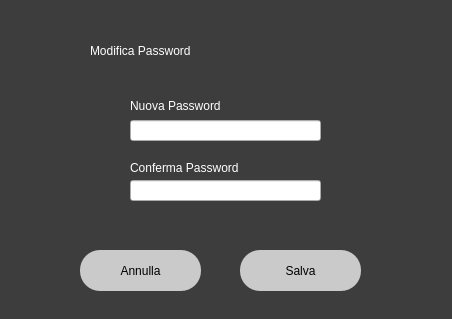
<?xml version="1.0" encoding="UTF-8"?>
<ui version="4.0">
 <class>Dialog</class>
 <widget class="QDialog" name="Dialog">
  <property name="geometry">
   <rect>
    <x>0</x>
    <y>0</y>
    <width>452</width>
    <height>319</height>
   </rect>
  </property>
  <property name="windowTitle">
   <string>Dialog</string>
  </property>
  <property name="styleSheet">
   <string notr="true">QDialog#Dialog{
background-color: rgb(61, 61, 61);}</string>
  </property>
  <widget class="QLabel" name="label">
   <property name="geometry">
    <rect>
     <x>90</x>
     <y>10</y>
     <width>321</width>
     <height>81</height>
    </rect>
   </property>
   <property name="styleSheet">
    <string notr="true">color: rgb(255, 255, 255);
font: 26pt &quot;MS Shell Dlg 2&quot;;</string>
   </property>
   <property name="text">
    <string>Modifica Password</string>
   </property>
  </widget>
  <widget class="QLineEdit" name="password_lineEdit">
   <property name="geometry">
    <rect>
     <x>130</x>
     <y>120</y>
     <width>191</width>
     <height>21</height>
    </rect>
   </property>
   <property name="text">
    <string/>
   </property>
  </widget>
  <widget class="QLineEdit" name="confirm_password_lineEdit">
   <property name="geometry">
    <rect>
     <x>130</x>
     <y>180</y>
     <width>191</width>
     <height>21</height>
    </rect>
   </property>
   <property name="text">
    <string/>
   </property>
  </widget>
  <widget class="QLabel" name="label_2">
   <property name="geometry">
    <rect>
     <x>130</x>
     <y>95</y>
     <width>121</width>
     <height>21</height>
    </rect>
   </property>
   <property name="styleSheet">
    <string notr="true">color: rgb(255, 255, 255);
font: 10pt &quot;MS Shell Dlg 2&quot;;</string>
   </property>
   <property name="text">
    <string>Nuova Password</string>
   </property>
  </widget>
  <widget class="QLabel" name="label_3">
   <property name="geometry">
    <rect>
     <x>130</x>
     <y>160</y>
     <width>191</width>
     <height>16</height>
    </rect>
   </property>
   <property name="styleSheet">
    <string notr="true">color: rgb(255, 255, 255);
font: 10pt &quot;MS Shell Dlg 2&quot;;</string>
   </property>
   <property name="text">
    <string>Conferma Password</string>
   </property>
  </widget>
  <widget class="QPushButton" name="annulla_button">
   <property name="geometry">
    <rect>
     <x>80</x>
     <y>250</y>
     <width>121</width>
     <height>41</height>
    </rect>
   </property>
   <property name="cursor">
    <cursorShape>PointingHandCursor</cursorShape>
   </property>
   <property name="styleSheet">
    <string notr="true">border-radius:20px; 
color: rgb(0, 0, 0);
background-color: rgb(202, 202, 202);</string>
   </property>
   <property name="text">
    <string>Annulla</string>
   </property>
  </widget>
  <widget class="QPushButton" name="save_button">
   <property name="geometry">
    <rect>
     <x>240</x>
     <y>250</y>
     <width>121</width>
     <height>41</height>
    </rect>
   </property>
   <property name="cursor">
    <cursorShape>PointingHandCursor</cursorShape>
   </property>
   <property name="styleSheet">
    <string notr="true">border-radius:20px; 
color: rgb(0, 0, 0);
background-color: rgb(202, 202, 202);</string>
   </property>
   <property name="text">
    <string>Salva</string>
   </property>
  </widget>
 </widget>
 <resources/>
 <connections/>
</ui>
